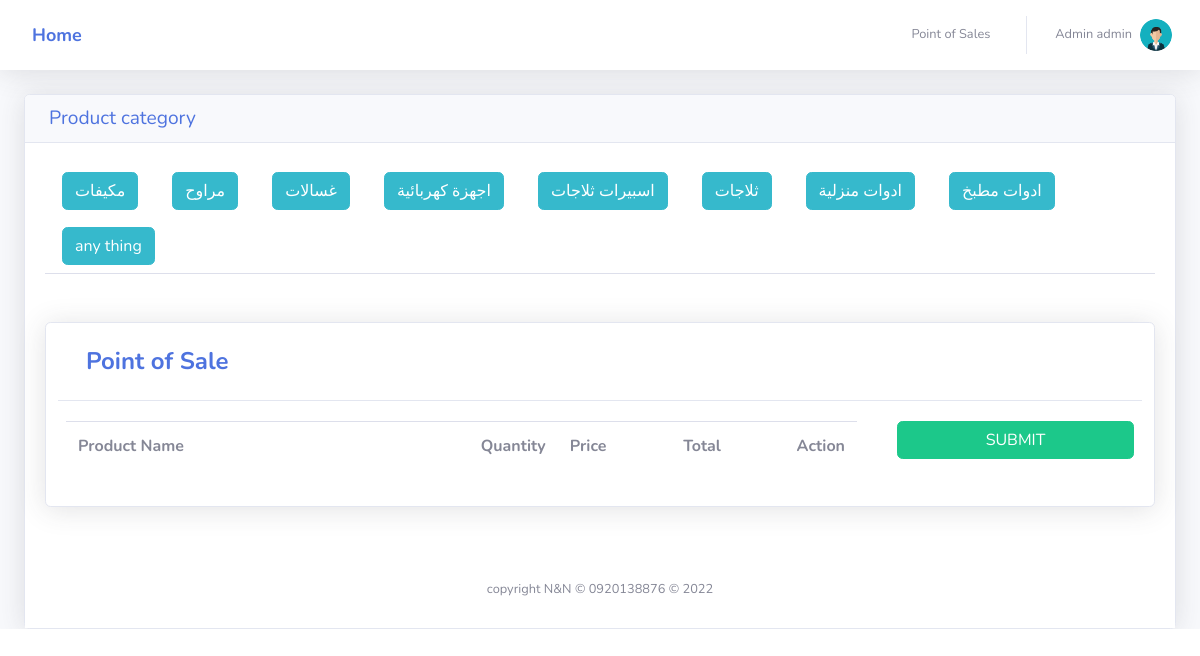
/pages/pos.php (signed in), run on the app's committed database.
### tables this page shows
CREATE TABLE `category` (
  `CATEGORY_ID` int(11) NOT NULL,
  `CNAME` varchar(50) DEFAULT NULL,
  `CAT_DEL` int(11) NOT NULL DEFAULT 0
);

### pages/pos.php (the view, shortened to what this page needs)
<?php
include'../includes/connection.php';
include'../includes/topp.php';
                ?>
                <div class="row">
                <div class="col-lg-12">
                  <div class="card shadow mb-0">
                  <div class="card-header py-2">
                    <h4 class="m-1 text-lg text-primary">Product category</h4>
                  </div>
                        <div class="card-body">
                            <ul class="nav nav-tabs">
<?php
 $sql = "SELECT * FROM category where CAT_DEL = 0";
$query = mysqli_query($db,$sql);
while($row = mysqli_fetch_array($query)){
  $name_cat = $row['CNAME'];
  $CATEGORY_ID  = $row['CATEGORY_ID'];
?>
                              <li class="nav-item">
                                <a href="pos.php?cat_id=<?php echo $CATEGORY_ID ;   ?>" class="nav-link">
                      <button type="submit" class="btn btn-info"><?php echo $name_cat  ?></button>
                      </a>
                              </li>
<?php  } ?>
                            </ul>
  <br>
        <br />
        <div class="card shadow mb-4 col-md-12">
        <div class="card-header py-3 bg-white">
          <h4 class="m-2 font-weight-bold text-primary">Point of Sale</h4>
        </div>
      <div class="row">
      <div class="card-body col-md-9">
        <div class="table-responsive">
<form role="form" method="post" action="pos_transac.php?action=add">
        <table class="table">
        <tr>
             <th width="55%">Product Name</th>
             <th width="10%">Quantity</th>
             <th width="15%">Price</th>
             <th width="15%">Total</th>
             <th width="5%">Action</th>
        </tr>
        </table>
         </div>
       </div>
<?php
include 'posside.php';
include'../includes/footer.php';
?>

### data on the page
category: CNAME "مكيفات"
category: CNAME "مراوح"
category: CNAME "غسالات"
category: CNAME "اجهزة كهربائية"
category: CNAME "اسبيرات ثلاجات"
category: CNAME "ثلاجات"
category: CNAME "ادوات منزلية"
category: CNAME "ادوات مطبخ"
category: CNAME "any thing"

### other printed values
$_SESSION['FIRST_NAME'] "Admin"
$_SESSION['LAST_NAME'] "admin"
